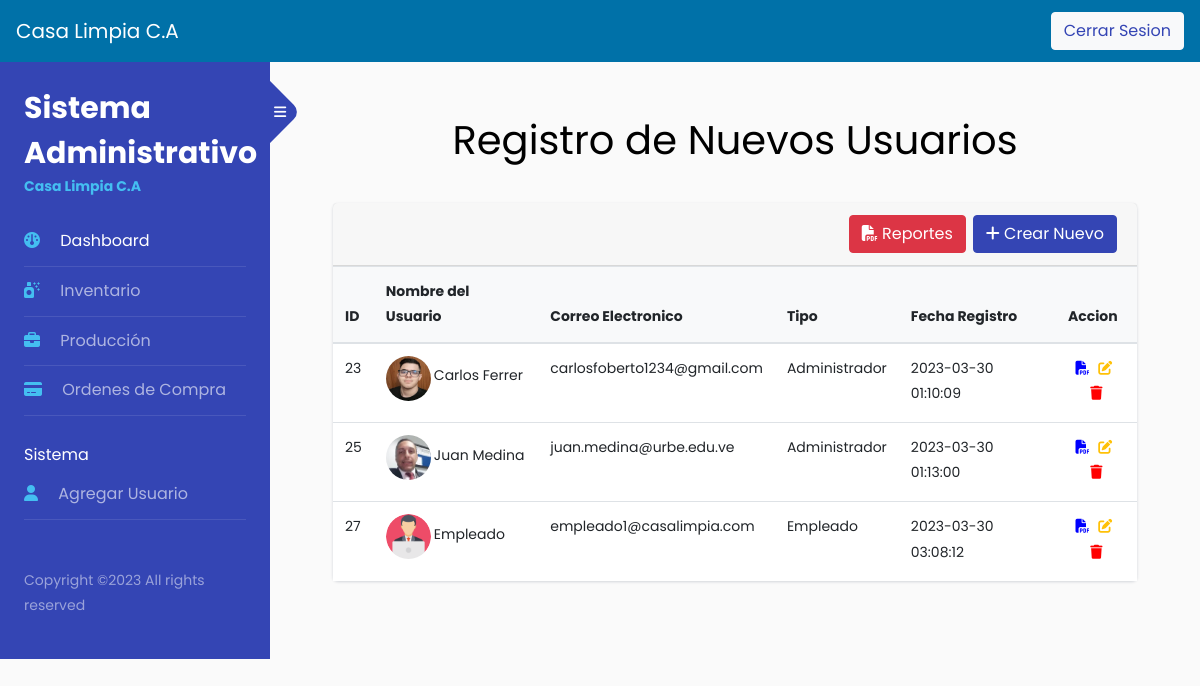
Screenshot of /registrarUsuario.php (signed in) with the database file from the repository.
### tables this page shows
CREATE TABLE `usertable` (
  `id` int(11) NOT NULL,
  `name` varchar(255) NOT NULL,
  `email` varchar(255) NOT NULL,
  `password` varchar(255) NOT NULL,
  `code` mediumint(50) NOT NULL,
  `status` text NOT NULL,
  `type` int(1) NOT NULL,
  `avatar` varchar(100) NOT NULL,
  `estado` text NOT NULL,
  `fecha_registro` datetime NOT NULL DEFAULT current_timestamp()
);

### registrarUsuario.php (the view, shortened to what this page needs)
<!DOCTYPE html>
<html lang="en">
<head>
    <link rel="stylesheet" href="https://stackpath.bootstrapcdn.com/bootstrap/4.5.2/css/bootstrap.min.css">
    <link rel="stylesheet" href="https://cdnjs.cloudflare.com/ajax/libs/font-awesome/6.3.0/css/all.min.css" />
    <link rel="stylesheet" href="./assets/css/style.css">
</head>
<body>
    <nav class="navbar" style="background:#0071A8;">
    <a class="navbar-brand" style="color:#fff;" href="#" >Casa Limpia C.A</a>
    <button type="button" class="btn btn-light"><a href="logout-user.php">Cerrar Sesion</a></button>
    </nav>
    <div class="wrapper d-flex align-items-stretch">
        <nav id="sidebar">
            <div class="custom-menu">
					<button type="button" id="sidebarCollapse" class="btn btn-primary">
	          <i class="fa fa-bars"></i>
	        </button>
        </div>
				<div class="p-4">
		  		<h1><a href="home.php" class="logo">Sistema Administrativo <span>Casa Limpia C.A</span></a></h1>
                  <ul class="list-unstyled components mb-5">
	          <li class="active">
	            <a href="home.php"><span class="fa-solid fa-gauge mr-3"></span> Dashboard</a>
	          </li>
	          <li>
	              <a href="inventario.php"><span class="fa-solid fa-spray-can-sparkles mr-3"></span> Inventario</a>
	          </li>
	          <li>
              <a href="produccion.php"><span class="fa fa-briefcase mr-3"></span> Producción</a>
            </li>
	          <li>
              <a href="ordenesCompra.php"><span class="fa-solid fa-credit-card mr-3"></span> Ordenes de Compra</a>
	          </li>
              <br>
              <li>
                  <span class="mr-3"> Sistema</span>
              </li>
              <li>
                  <a href="registrarUsuario.php"><span class="fa-solid fa-user mr-3"></span> Agregar Usuario</a>
	          </li>
	        </ul>
	        <div class="footer">
                <p>
                Copyright &copy;<script>document.write(new Date().getFullYear());</script> All rights reserved
                </p>
	        </div>
        </div>
    </nav>
    <div class="container">
        <div class="p-4 p-md-5 pt-5">
            <h1 class="text-center">Registro de Nuevos Usuarios</h1> <br>
            <div class="card card-outline card-primary">
                <div class="card-header">
                    <div class="card-tools float-right" style="padding-left:7px;">
                            <a href = "procesoRegistro.php" class="btn btn-flait btn-primary" ><span class="fas fa-plus"></span> Crear Nuevo</a>
                    </div>
                    <div class="card-tools float-right">
                      <form action="reporteUsuario.php" method="POST">
                        <button type="" name="reportebtnUsuario" class="btn btn-flait btn-danger"><span class="fa-solid fa-file-pdf"></span> Reportes</button>
                      </form>
                    </div>
                </div>
                <table class="table align-middle mb-0 bg-white">
                  <thead class="bg-light">
                    <tr>
                      <th>ID</th>
                      <th>Nombre del Usuario</th>
                      <th>Correo Electronico</th>
                      <th>Tipo</th>
                      <th>Fecha Registro</th>
                      <th>Accion</th>
                    </tr>
                  </thead>
                  <tbody>
                    <?php
                        include_once('connection.php');
                        $sql_query = "SELECT * FROM usertable";
                        $result = $con->query($sql_query);
                        while($row = $result->fetch_assoc()){
                    ?>
                    <tr>
                      <td><?php echo( $row['id']) ?></td>
                      <td>
                        <div class='d-flex align-items-center'>
                        <?php echo '
                        <img
                        src="upload/'.$row['avatar'].'"
                        alt=""
                        style="width: 45px; height: 45px"
                        class="rounded-circle"
                        />
                        '; ?>
                          <div class='ms-3'>
                            <p class='fw-bold mb-1' style="margin-left:3px;" ><?php echo ($row['name']) ?></p>
                          </div>
                        </div>
                      </td>
                      <td><?php echo ($row['email']) ?></td>
                      <td><?php echo ($row['estado']) ?></td>
                      <td>
                        <p class='fw-normal mb-1'><?php echo ($row['fecha_registro']) ?></p>
                      </td>
                      <td class="text-center">
                        <a class='action-css' style='margin-right: 5px; outline: hidden;'  href='reporteUsuarioId.php?id=<?php echo $row['id'] ?>'>
                        <i class='fa-solid fa-file-pdf' style='color:blue;'></i> </a>
                        <a class='action-css' style='margin-right: 5px; outline: hidden;'  href='editUsuario.php?id=<?php echo $row['id'] ?>'>
                        <i class='fa-solid fa-pen-to-square' style='color:#FFC107;'></i> </a>
                        <a class='action-css' href='deleteUser.php?id=<?php echo ($row['id']) ?>'><i class='fa-solid fa-trash' style='color:red;'>  </i></a>
                      </td>
                    </tr>
                    <?php
                        }
                    ?>
                </table>
            </div>
        </div>
    </div>
</body>
</html>

### rows the page displays
usertable: id "23", avatar (picture), name "Carlos Ferrer", email "carlosfoberto1234@gmail.com", estado "Administrador", fecha_registro "2023-03-30 01:10:09"
usertable: id "25", avatar (picture), name "Juan Medina", email "juan.medina@urbe.edu.ve", estado "Administrador", fecha_registro "2023-03-30 01:13:00"
usertable: id "27", avatar (picture), name "Empleado", email "empleado1@casalimpia.com", estado "Empleado", fecha_registro "2023-03-30 03:08:12"
